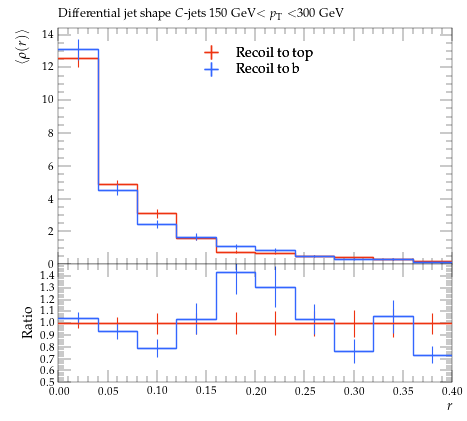

The Python source for this figure:
#! /usr/bin/env python

# This Python script was auto-generated using YODA v2.0.2.
# Analysis object: /MC_HFDECAYS/avg_C_jet_rho_150_300
# Timestamp: 31-07-2026 (13:13:53)

import matplotlib as mpl
import matplotlib.pyplot as plt
mpl.use('Agg') # comment out for interactive use
import os
import numpy as np

plotDir = os.path.split(os.path.realpath(__file__))[0]
if 'YODA_USER_PLOT_PATH' in globals():
    plot_outdir = globals()['YODA_USER_PLOT_PATH']
else:
    plot_outdir = plotDir

#plot style
plt.style.use(os.path.join(plotDir, '../default.mplstyle'))
# plot metadata
figW, figH = plt.rcParams['figure.figsize']
ax_xLabel = r'$r$'
ax_yLabel = r'$\langle\rho(r)\rangle$'
ax_title  = r'Differential jet shape $C$-jets 150 GeV$<p_\mathrm{T}<$300 GeV'
ax_xScale = 'linear'
ax_yScale = 'linear'
xLims = (0.0, 0.4)
yLims = (0.0, 14.421385)

# TeX-friendly labels for the legend
labels = {
    'legend' : ([ r"Recoil to top", r"Recoil to b" ], r""),
}

# Adjust canvas width and height
canvasW = 10.0
canvasH = 9.0
figW *= canvasW/10.
figH *= canvasH/9.

# Create figure and axis objects
fig, (ax, ratio0_ax) = plt.subplots(2, 1, sharex=True,
                  figsize=(figW,figH), gridspec_kw={'height_ratios': (6.0, 3.0)})

# Set figure margins
plt.subplots_adjust(
    left   = 1.0 * plt.rcParams['figure.subplot.left'],
    right  = 1.0 * plt.rcParams['figure.subplot.right'],
    top    = 1.0 * plt.rcParams['figure.subplot.top'],
    bottom = 1.0 * plt.rcParams['figure.subplot.bottom'])

ratio0_ax.yaxis.set_major_locator(mpl.ticker.MultipleLocator(0.1))
ratio0_ax.set_ylim(0.5, 1.4999)
ratio0_ax.set_ylabel('Ratio')

# the numerical data is stored in a separate file
dataf = dict()
prefix = os.path.split(__file__)[0]
if prefix:    prefix = prefix + '/'
exec(open(prefix+'avg_C_jet_rho_150_300__data.py').read(), dataf)


legend_handles = dict() # keep track of handles for the legend

# style options for curves
# starts at zorder>=5 to draw curve on top of legend
styles = {
  'recoil_t': {
    'color' : '#EE3311',
    'linestyle' : '-',
    'linewidth' : 1,
    'marker' : 'none',
    'markersize' : 2,
    'capsize' : 0.0,
    'zorder' : 5,
    'histstyle' : 1,
    'drawstyle' : 'steps-pre',
    'xerrorbars' : 1,
    'yerrorbars' : 1,
    'fillcolor' : None,
    'fillopacity' : 1.0,
    'ratio0_linestyle' : '-',
    'ratio0_linewidth' : 1,
    'ratio0_marker' : 'none',
    'ratio0_markersize' : 2,
    'ratio0_capsize' : 0.0,
    'ratio0_zorder' : 5,
    'ratio0_histstyle' : 1,
    'ratio0_drawstyle' : 'steps-pre',
    'ratio0_xerrorbars' : 1,
    'ratio0_yerrorbars' : 1,
  },
  'recoil_b': {
    'color' : '#3366FF',
    'linestyle' : '-',
    'linewidth' : 1,
    'marker' : 'none',
    'markersize' : 2,
    'capsize' : 0.0,
    'zorder' : 6,
    'histstyle' : 1,
    'drawstyle' : 'steps-pre',
    'xerrorbars' : 1,
    'yerrorbars' : 1,
    'fillcolor' : None,
    'fillopacity' : 1.0,
    'ratio0_linestyle' : '-',
    'ratio0_linewidth' : 1,
    'ratio0_marker' : 'none',
    'ratio0_markersize' : 2,
    'ratio0_capsize' : 0.0,
    'ratio0_zorder' : 6,
    'ratio0_histstyle' : 1,
    'ratio0_drawstyle' : 'steps-pre',
    'ratio0_xerrorbars' : 1,
    'ratio0_yerrorbars' : 1,
  },
}

# curve from input yoda files in main panel
for label, yvals in dataf['yvals'].items():
    if all(np.isnan(v) for v in dataf['yvals'][label]):
        continue
    tmp = None
    if styles[label]['histstyle']: # draw as histogram
        xpos = dataf['xedges'][label] if styles[label]['drawstyle'] else dataf['xpoints'][label]
        ypos = np.insert(yvals, 0, yvals[0]) if styles[label]['drawstyle'] else yvals
        if styles[label]['fillcolor']: # fill area below curve
            ax.fill_between(xpos, ypos, step='pre',
                            color=styles[label]['fillcolor'],
                            alpha=styles[label]['fillopacity'])
        tmp, = ax.plot(xpos, ypos,
                       color=styles[label]['color'],
                       linestyle=styles[label]['linestyle'],
                       linewidth=styles[label]['linewidth'],
                       drawstyle=styles[label]['drawstyle'], solid_joinstyle='miter',
                       zorder=styles[label]['zorder'], label=label)
    tmp = ax.errorbar(dataf['xpoints'][label], yvals,
                      xerr=np.array(dataf['xerrs'][label])*styles[label]['xerrorbars'],
                      yerr=np.array(dataf['yerrs'][label])*styles[label]['yerrorbars'],
                      fmt=styles[label]['marker'], capsize=styles[label]['capsize'],
                      markersize=styles[label]['markersize'],
                      ecolor=styles[label]['color'],
                      color=styles[label]['color'], zorder=styles[label]['zorder'])
    tmp[-1][0].set_linestyle(styles[label]['linestyle'])
    tmp[-1][0].set_linewidth(styles[label]['linewidth'])
    if label in dataf['add_legend_handle']:  legend_handles[label] = tmp
    for varLabel in dataf['variation_yvals'].keys():
        if varLabel.startswith(label):
            tmp, = ax.plot(dataf['xedges'][label], dataf['variation_yvals'][varLabel],
                           color=styles[label]['color'],
                           linestyle=styles[label]['linestyle'],
                           linewidth=styles[label]['linewidth'],
                           drawstyle='steps-pre', solid_joinstyle='miter',
                           zorder=styles[label]['zorder'], alpha=0.5)


# plots on ratio panel
# curve from input yoda files in ratio panel
for label, yvals in dataf['ratio0_yvals'].items():
    if all(np.isnan(v) for v in yvals):
        continue
    if styles[label]['ratio0_histstyle']: # plot as histogram
        xpos = dataf['xedges']['recoil_t'] if styles[label]['ratio0_drawstyle'] else dataf['xpoints']['recoil_t']
        ypos = np.insert(yvals, 0, yvals[0]) if styles[label]['ratio0_drawstyle'] else yvals
        ratio0_ax.plot(xpos, ypos,
                       color=styles[label]['color'],
                       linewidth=styles[label]['linewidth'],
                       linestyle=styles[label]['ratio0_linestyle'],
                       drawstyle=styles[label]['ratio0_drawstyle'], zorder=styles[label]['zorder'],
                       solid_joinstyle='miter')
    tmp = ratio0_ax.errorbar(dataf['xpoints']['recoil_t'], yvals,
                             xerr=np.array(dataf['ref_xerrs'])*styles[label]['ratio0_xerrorbars'],
                             yerr=np.array(dataf['ratio0_yerrs'][label])*styles[label]['ratio0_yerrorbars'],
                             fmt=styles[label]['ratio0_marker'], capsize=styles[label]['ratio0_capsize'],
                             markersize=styles[label]['ratio0_markersize'],
                             ecolor=styles[label]['color'],
                             color=styles[label]['color'])
    tmp[-1][0].set_linestyle(styles[label]['ratio0_linestyle'])
    tmp[-1][0].set_linewidth(styles[label]['ratio0_linewidth'])

    for varlabel in dataf['ratio0_variation_vals'].keys():
        if varlabel.startswith(label):
            ratio0_ax.plot(dataf['xedges']['recoil_t'],
                            dataf['ratio0_variation_vals'][varlabel],
                            color=styles[label]['color'],
                            linestyle=styles[label]['linestyle'],
                            linewidth=styles[label]['linewidth'],
                            drawstyle='steps-pre', solid_joinstyle='miter',
                            zorder=1, alpha=0.5)

legend_items = list(legend_handles.values())
ax.add_artist(ax.legend(legend_items,
                        labels['legend'][0],
                        title=labels['legend'][1],
                        alignment='left',
                        loc='upper center',
                        bbox_to_anchor=(0.5, 0.97)))

# set plot metadata as defined above
ratio0_ax.set_xlabel(ax_xLabel)
ratio0_ax.xaxis.set_label_coords(1., -0.15)
ax.set_ylabel(ax_yLabel, ha='right', va='top')
ax.yaxis.set_label_coords(-0.11, 1.0)
ax.set_title(ax_title, loc='left')
ax.set_xscale(ax_xScale)
ax.set_yscale(ax_yScale)
ax.set_xlim(xLims)
ax.set_ylim(yLims)

# tick formatting
plt.rcParams['xtick.top'] = True
plt.rcParams['ytick.right'] = True
fig.align_ylabels((ax, ratio0_ax))
plt.savefig(os.path.join(plot_outdir, 'avg_C_jet_rho_150_300.pdf'), format='PDF')
plt.savefig(os.path.join(plot_outdir, 'avg_C_jet_rho_150_300.png'), format='PNG')

plt.close(fig)
